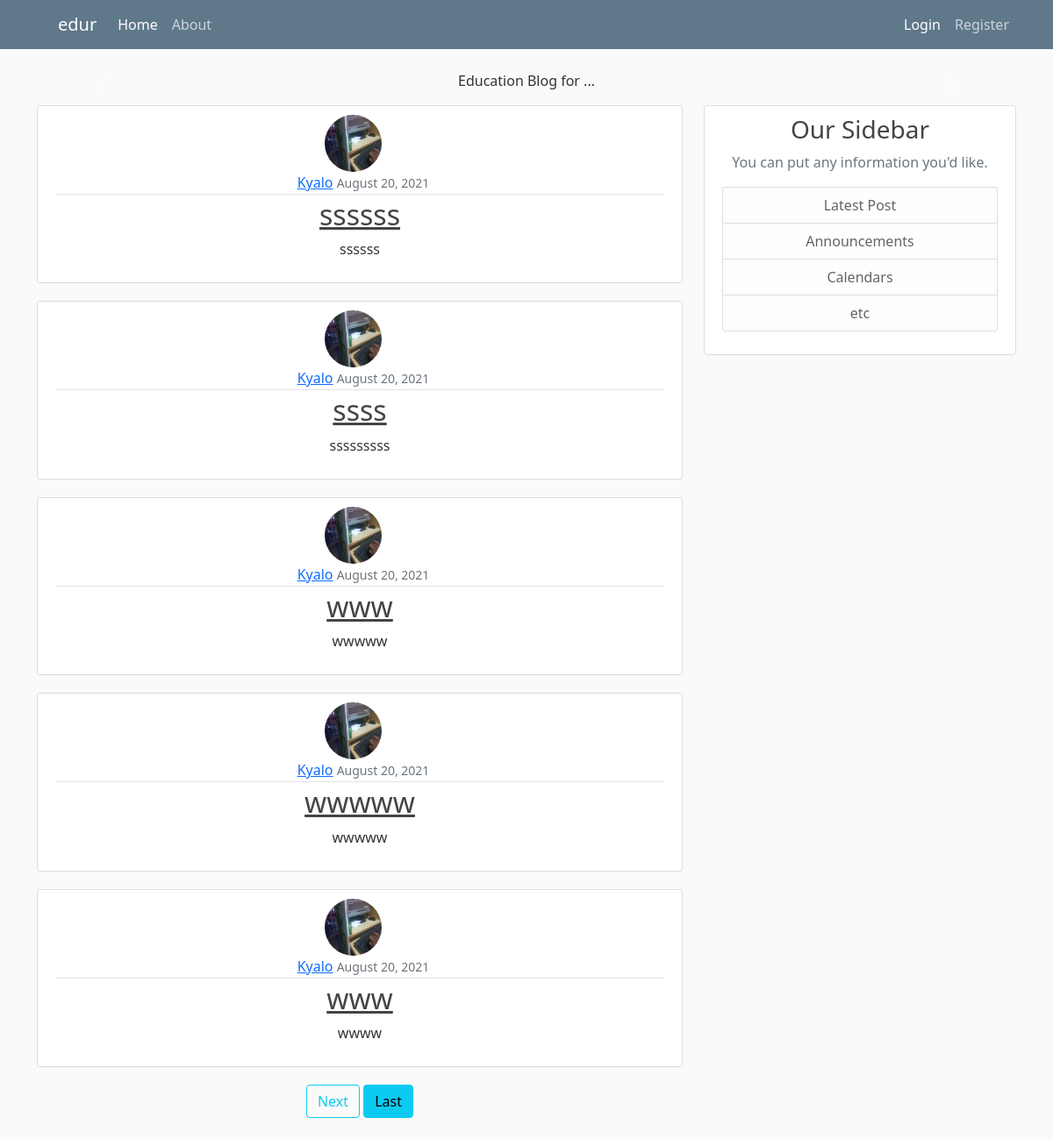
The page / on the database its author committed.
### edublog/models.py (models this page shows, shortened)
class Post(models.Model):
    title = models.CharField(max_length=100)
    content = models.TextField()
    date_posted = models.DateTimeField(default=timezone.now)
    author = models.ForeignKey(User, on_delete=models.CASCADE)

### users/models.py (models this page shows, shortened)
class Profile(models.Model):
    user = models.OneToOneField(User, on_delete=models.CASCADE)
    image = models.ImageField(default='default.jpg', upload_to='profile_pics')

### edublog/views.py (the view)
# urls.py: path('', PostListView.as_view(), name='edublog-home'),
class PostListView(ListView):
    model = Post
    template_name = 'edublog/home.html'
    context_object_name = 'posts'
    ordering = ['-date_posted']
    paginate_by = 5

### edublog/templates/edublog/home.html (shortened to what this page needs)
{% extends 'edublog/base.html'%}
{% block content%}
{% for post in posts%}
<article class="media content-section">
    <img class="rounded-circle article-img" src="{{ post.author.profile.image.url}}" alt="">
    <div class="media-body">
        <div class="article-metadata">
            <a class="ms-2" href="{% url 'user-posts' post.author.username%}">{{ post.author}}</a>
            <small class="text-muted">{{ post.date_posted|date:'F d, Y'}}</small>
        </div>
        <h2><a class="article-title" href="{% url 'post-detail' post.id%}">{{ post.title}}</a></h2>
        <p class="article-content">{{ post.content}}</p>
    </div>
</article>
{% endfor%}
{% if is_paginated%}
{% if page_obj.has_next%}
<a class="btn btn-outline-info mb-4" href="?page={{ page_obj.next_page_number}}">Next</a>
<a class="btn btn-info mb-4" href="?page={{ page_obj.paginator.num_pages}}">Last</a>
{% endif%}
{% endif%}
{% endblock%}

### edublog/templates/edublog/base.html (shortened to what this page needs)
{% load static%}
<!doctype html>
<html lang="en">
<head>
    <link href="https://cdn.jsdelivr.net/npm/bootstrap@5.0.2/dist/css/bootstrap.min.css" rel="stylesheet"
>
    <link rel="stylesheet" href="{% static 'edublog/main.css'%}">
</head>
<body>
<header class="site-header">
    <nav class="navbar navbar-expand-md navbar-dark bg-steel fixed-top">
        <div class="container">
            <a class="navbar-brand ms-4" href="{% url 'edublog-home'%}">edur</a>
            <div class="collapse navbar-collapse" id="navbarNavAltMarkup">
                <div class="navbar-nav me-auto">
                    <a class="nav-link active" aria-current="page" href="{% url 'edublog-home'%}">Home</a>
                    <a class="nav-link" href="{% url 'edublog-about'%}">About</a>
                </div>
                <div class="navbar-nav">
                    {% if user.is_authenticated%}
                    <a class="nav-link active" aria-current="page" href="{% url 'post-create'%}">New post</a>
                    <a class="nav-link active" aria-current="page" href="{% url 'profile'%}">Profile</a>
                    <a class="nav-link active" aria-current="page" href="{% url 'logout'%}">Logout</a>
                    {% else%}
                    <a class="nav-link active" aria-current="page" href="{% url 'login'%}">Login</a>
                    <a class="nav-link" href="{% url 'register'%}">Register</a>
                    {% endif%}
                </div>
            </div>
        </div>
    </nav>
</header>
<div id="carouselExampleInterval" class=" container carousel slide " data-bs-ride="carousel">
    <div class="carousel-inner">
        <div class="carousel-item active" data-bs-interval="">
            <p>Education Blog for ...</p>
        </div>
    </div>
    <button class="carousel-control-prev" type="button" data-bs-target="#carouselExampleInterval" data-bs-slide="prev">
        <span class="carousel-control-prev-icon" aria-hidden="true"></span>
    </button>
    <button class="carousel-control-next" type="button" data-bs-target="#carouselExampleInterval" data-bs-slide="next">
        <span class="carousel-control-next-icon" aria-hidden="true"></span>
    </button>
</div>
<main role="main" class="container">
    <div class="row">
        <div class="col-md-8">
            {% block content%} {% endblock%}
        </div>
        <div class="col-md-4">
            <div class="content-section">
                <h3>Our Sidebar</h3>
                <p class='text-muted'>You can put any information you'd like.
                <ul class="list-group">
                    <li class="list-group-item list-group-item-light">Latest Post</li>
                    <li class="list-group-item list-group-item-light">Announcements</li>
                    <li class="list-group-item list-group-item-light">Calendars</li>
                    <li class="list-group-item list-group-item-light">etc</li>
                </ul>
                </p>
            </div>
        </div>
    </div>
</main>
</body>
</html>

### edublog/static/edublog/main.css (style rules this page uses)
body { background-color: #fafafa; color: #333333; margin-top: 5rem; text-align: center; }
h1, h2, h3, h4, h5, h6 { color: #444444; }
ul { margin: 0; }
.bg-steel { background-color: #5f788a; }
.site-header .navbar-nav .nav-link { color: #cbd5db; }
.article-title { color: #444444; }
.article-content { white-space: pre-line; }
.article-img { height: 65px; width: 65px; margin-right: 16px; }
.content-section { background: #ffffff; padding: 10px 20px; border: 1px solid #dddddd; border-radius: 3px; margin-bottom:20px; }
.article-metadata { padding-bottom: 1px; margin-bottom: 4px; border-bottom: 1px solid #e3e3e3; }

### rows shown on the page
Post: author.profile.image (picture), author "Kyalo", date_posted "August 20, 2021", title "ssssss", content "ssssss"
Post: author.profile.image (picture), author "Kyalo", date_posted "August 20, 2021", title "ssss", content "sssssssss"
Post: author.profile.image (picture), author "Kyalo", date_posted "August 20, 2021", title "www", content "wwwww"
Post: author.profile.image (picture), author "Kyalo", date_posted "August 20, 2021", title "wwwww", content "wwwww"
Post: author.profile.image (picture), author "Kyalo", date_posted "August 20, 2021", title "www", content "wwww"
